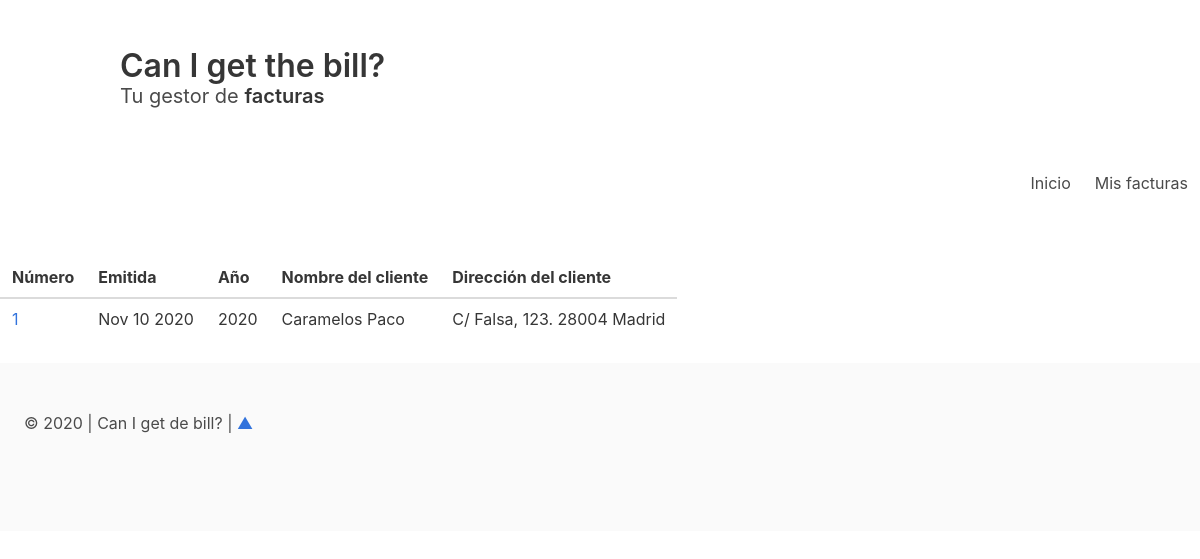
The page /facturas/ on the database as committed earlier.
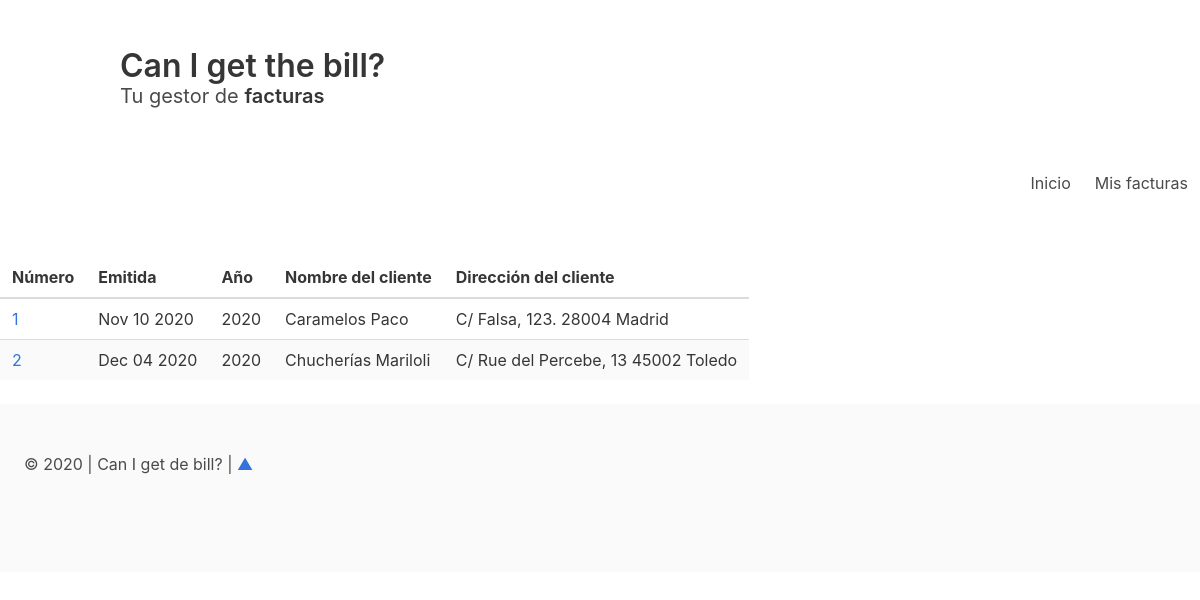
The same page on the database as committed later.
### factura/models.py (models this page shows, shortened)
class Factura(models.Model):
    num = models.AutoField(primary_key=True)
    anio = models.DateTimeField(auto_now_add=True)
    fecha_emision = models.DateTimeField(auto_now_add=True)
    cliente_nombre = models.CharField(max_length=200, verbose_name='Nombre del cliente')
    cliente_direccion = models.TextField(
        verbose_name='Dirección: ',
        max_length=100,
        )

### factura/views.py (the view)
# urls.py: path('', factura.views.home, name="inicio"),
def factura(request):
    facturas = Factura.objects.all()
    return render(request, 'factura/factura.html', {
        'facturas': facturas.order_by('fecha_emision'),
    })

### factura/templates/factura/factura.html
{% extends 'factura/base.html' %}
{% block content %}
<br>
<table class="table is-striped">
    <thead>
        <tr>
            <th>Número</th>
            <th>Emitida</th>
            <th>Año</th>
            <th>Nombre del cliente</th>
            <th>Dirección del cliente</th>
        </tr>
    </thead>
    <tbody>
        {% for f in facturas %}
        <tr>
            <td><a href="{% url 'detalle_factura' f.num %}">
                {{ f.num }}
              </a>
            <td>{{  f.fecha_emision | date:"M d Y" }}</td>
            <td>{{ f.anio | date:"Y" }}</td>
            <td>{{  f.cliente_nombre }}</td>
            <td>{{ f.cliente_direccion}}</td>
        </tr>
        {% endfor %}
    </tbody>
</table>
{% endblock content %}

### factura/templates/factura/base.html (shortened to what this page needs)
{% load static %}<!DOCTYPE html>
<html>
  <head>
    <link rel="stylesheet" href="{% static 'factura/css/bulma-rtl.css' %}">
  </head>
  <body>
  <section class="section">
    <div class="container">
      <a href="{% url 'inicio' %}">
      <h1 class="title">
        Can I get the bill?
      </h1>
      </a>
      <p class="subtitle">
        Tu gestor de  <strong>facturas</strong>
      </p>
    </div>
  </section>
  <nav class="navbar" role="navigation" aria-label="main navigation">
    <div id="navbarBasicExample" class="navbar-menu">
      <div class="navbar-start">
        <a href="{% url 'inicio' %}" class="navbar-item">
          Inicio
        </a>
        <a href="{% url 'facturas' %}" class="navbar-item">
          Mis facturas
        </a>
        </div>
      </div>
  </nav>
  <br>
    {% block content %}
    {% endblock content %}
    {% include 'factura/footer.html' %}
  </body>
</html>

### factura/templates/factura/footer.html
<footer class="footer">
    <p>&copy; 2020 | Can I get de bill? |
    <a href="#top">▲</a>
    </p>
  </footer>

Rows that differ between the two databases and show on the page:
added Factura: num "2", fecha_emision "Dec 04 2020", anio "2020", cliente_nombre "Chucherías Mariloli", cliente_direccion "C/ Rue del Percebe, 13 45002 Toledo"
